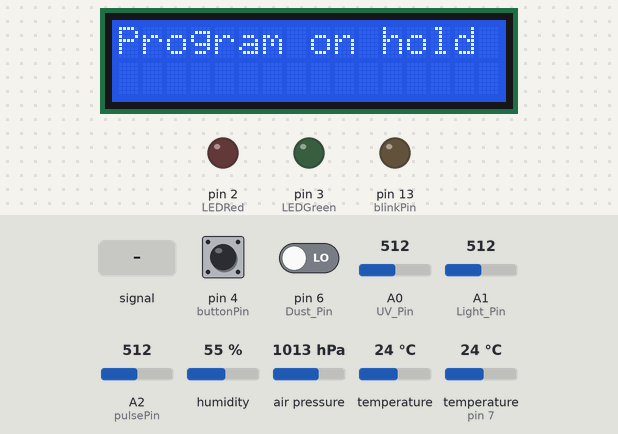
Bench run of a sketch on a simulated Arduino Uno, built with avr-gcc and run on an emulated ATmega328P. On the bench: 16×2 character LCD, output pins drawn as LEDs (lit = HIGH). Inputs (shaded band) come from the test bench; at power-on: pin 4 (buttonPin) HIGH, pin 6 (Dust_Pin) LOW, air pressure 1013 hPa, humidity 55 %, A0 (UV_Pin) = 512, A1 (Light_Pin) = 512, A2 (pulsePin) = 512, temperature 24 °C, temperature (sensor on pin 7) 24 °C. The modem accepts every AT command (registered, SIM ready, sends succeed) and sends nothing else; what the sketch prints to the serial monitor is not drawn.

Above: at 14.2 s.
14.3 s: pin 4 (buttonPin) pulled LOW for 1 s
At 15.6 s:
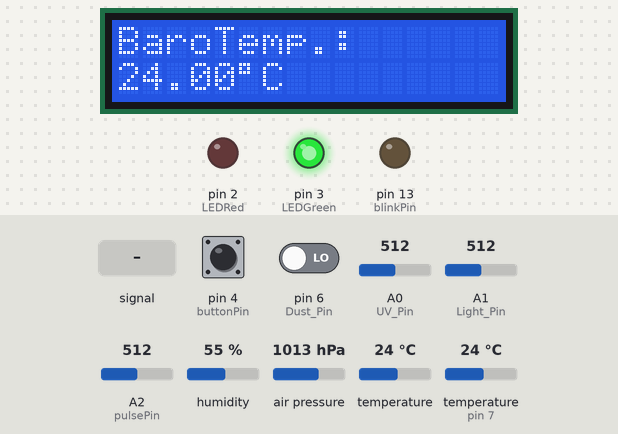
19.2 s: A2 (pulsePin) fed a 200 Hz sine of ±81 counts around its level
At 21.0 s:
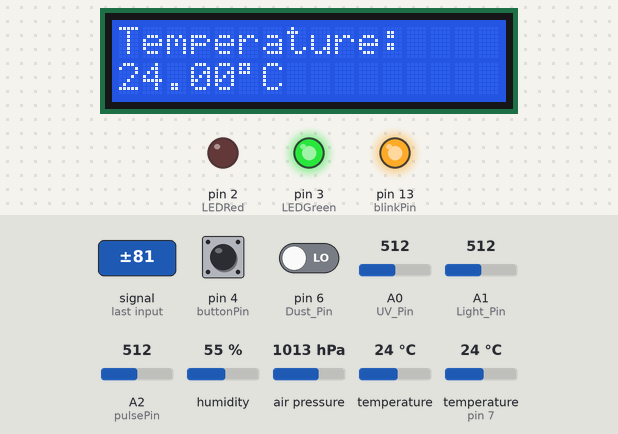
23.1 s: A2 (pulsePin) fed a 2 Hz sine of ±306 counts around its level
At 26.3 s:
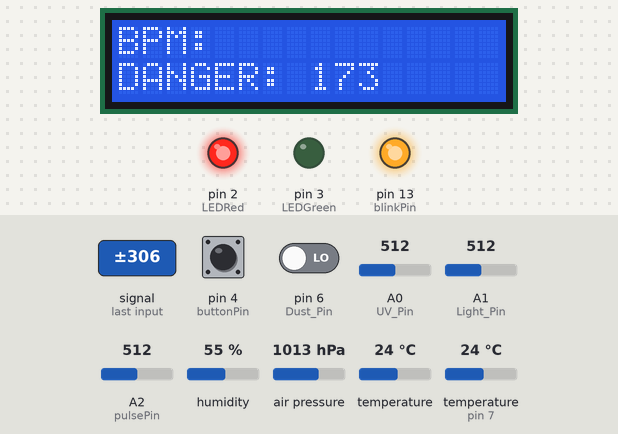
27.0 s: pin 4 (buttonPin) driven LOW and pin 6 (Dust_Pin) driven HIGH
30.9 s: air pressure set to 952 hPa
At 33.4 s:
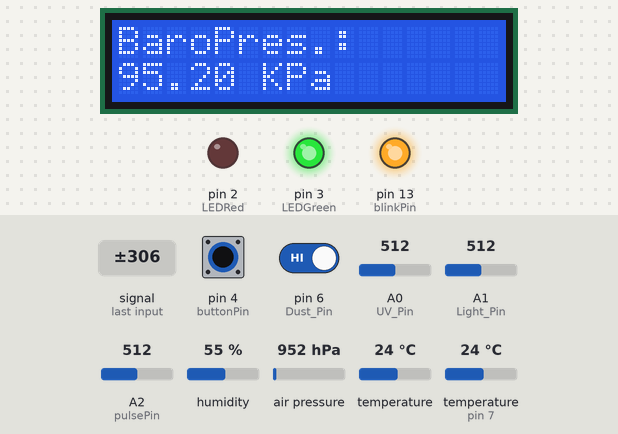
34.8 s: humidity set to 68 %
At 36.4 s:
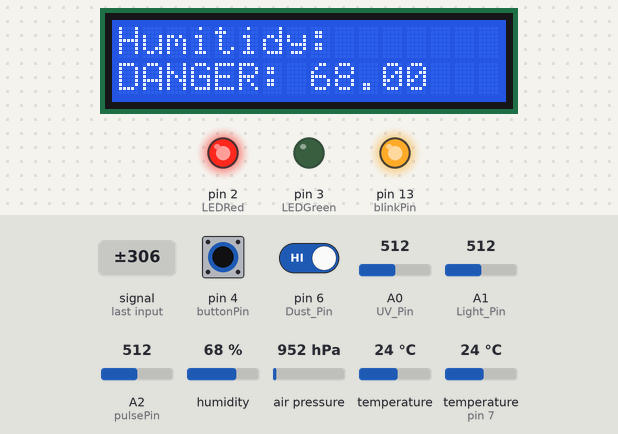
Timing chart, 0 to 39.1 s (numbered marks = the images above; inputs shaded):
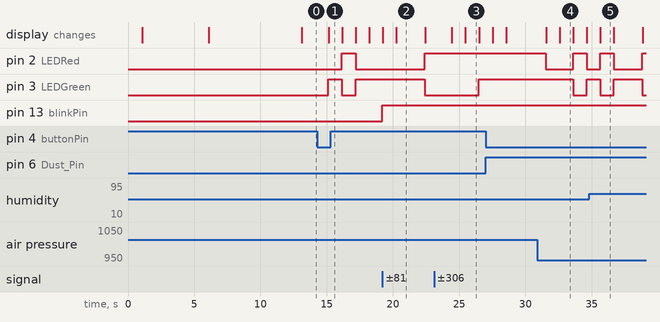

The sketch:

Lab1.ino
```cpp
#include <LiquidCrystal_PCF8574.h>
#include <SoftwareSerial.h>
SoftwareSerial esp8266(9,10);
#include <LiquidCrystal.h>
#include <stdlib.h>
#include <Adafruit_Sensor.h>
#include <Adafruit_BMP280.h>
#include <DHT.h>

//definitions
#define DHTPIN 7     // what pin we're connected to
#define DHTTYPE DHT22   // DHT 22  (AM2302)
#define SSID "Campos"     // "SSID-WiFiname"
#define PASS "e9YYWWaF2u41LlIrarmKh"       // "password"
#define IP "184.106.153.149";// thingspeak.com

//sensors and devices
DHT dht(DHTPIN, DHTTYPE); //// Initialize DHT sensor for normal 16mhz Arduino
LiquidCrystal_PCF8574 lcd(0x27);
Adafruit_BMP280 bmp; // I2C

//variables
String msg = "GET /update?api_key=E3LOUGETJN19RSI4"; //change it with your api key like "GET /update?key=Your Api Key"
int switchState = 0;
int light;
int Light_Pin = A1;
int UV_Pin = A0;
int Dust_Pin = 6;
int chk;
int wait_time = 1000;
int pulsePin = A2;
int blinkPin = 13;
int buttonPin = 4;

int LEDRed = 2;
int LEDGreen = 3;
boolean connection = false;

unsigned long duration;
unsigned long starttime;
unsigned long sampletime_ms = 2000;
unsigned long lowpulseoccupancy = 0;

float ratio = 0;
float concentration = 0;
float hum;  //Stores humidity value
float temp; //Stores temperature value
float Vsig;

double b_temp;
double b_pres;
double b_alt;
int L_data;
double dht_hum;
double dht_temp;
int uv_data;
double dust_data;

// Volatile Variables, used in the interrupt service routine!
volatile int BPM;                   // int that holds raw Analog in 0. updated every 2mS
volatile int Signal;                // holds the incoming raw data
volatile int IBI = 600;             // int that holds the time interval between beats! Must be seeded!
volatile boolean Pulse = false;     // "True" when heartbeat is detected. "False" when not a "live beat".
volatile boolean QS = false;        // becomes true when Arduino finds a beat.

// Regards Serial OutPut  -- Set This Up to your needs
static boolean serialVisual = true;   // Set to 'false' by Default.  Re-set to 'true' to see Arduino Serial Monitor ASCII Visual Pulse
volatile int rate[10];                    // array to hold last ten IBI values
volatile unsigned long sampleCounter = 0;          // used to determine pulse timing
volatile unsigned long lastBeatTime = 0;           // used to find IBI
volatile int P =512;                      // used to find peak in pulse wave, seeded
volatile int T = 512;                     // used to find trough in pulse wave, seeded
volatile int thresh = 525;                // used to find instant moment of heart beat, seeded
volatile int amp = 100;                   // used to hold amplitude of pulse waveform, seeded
volatile boolean firstBeat = true;        // used to seed rate array so we startup with reasonable BPM
volatile boolean secondBeat = false;      // used to seed rate array so we startup with reasonable BPM

void setup() {
  //Analog Pins
  pinMode(Light_Pin,INPUT);
  //digital pins
  pinMode(Dust_Pin,INPUT);
  pinMode(buttonPin, INPUT);
  pinMode(blinkPin, OUTPUT);
  pinMode(LEDRed, OUTPUT);
  pinMode(LEDGreen, OUTPUT);

  lcd.setBacklight(255); //clear lcd
  lcd.begin(16, 2);
  lcd.print("Welcome!");
  delay(1000);
   // start serials
  Serial.begin(115200);
  esp8266.begin(115200);
  lcd.clear();
  esp8266.println("AT");
  //setup wifi
  delay(5000);
  lcd.print("Setting up...");
  if(esp8266.find("OK")){
    Serial.print("Connecting wifi");
    connectWiFi();
  }
  dht.begin();
  if (!bmp.begin()) {
    Serial.println(F("Could not find a valid BMP280 sensor, check wiring!"));
    while (1);
  }

  interruptSetup();
}

void loop() {
  switchState = digitalRead(buttonPin);
  if(switchState == LOW){
    //start heart beatsensor
    start:
    b_temp = Get_Baro(0);
    //check values and respond
    if (b_temp > 32){
      digitalWrite(LEDRed, HIGH); //Red Light
      digitalWrite(LEDGreen, LOW);
      print_Data("BaroTemp.:", "DANGER: " + String(b_temp) + (char)223+"C");
    }
    else{
      digitalWrite(LEDGreen, HIGH); //Green Light
      digitalWrite(LEDRed, LOW);
      print_Data("BaroTemp.:", String(b_temp) + (char)223+"C");
    }

    b_pres = Get_Baro(1);
    if (b_pres > 100){
      digitalWrite(LEDRed, HIGH); //Red Light
      digitalWrite(LEDGreen, LOW);
      print_Data("BaroPres.:", "DANGER: "+String(b_pres) + " KPa");
    }
    else{
      digitalWrite(LEDGreen, HIGH); //Green Light
      digitalWrite(LEDRed, LOW);
      print_Data("BaroPres.:", String(b_pres) + " KPa");
    }


    b_alt = Get_Baro(2);
    if (b_alt > 200){
      digitalWrite(LEDRed, HIGH); //Red Light
      digitalWrite(LEDGreen, LOW);
      print_Data("BaroAlt.:", "DANGER: "+String(b_alt) + " m");
    }
    else{
      digitalWrite(LEDGreen, HIGH); //Green Light
      digitalWrite(LEDRed, LOW);
      print_Data("BaroAlt.:", String(b_alt) + " m");
    }

    //display light sensor
    L_data = Get_Light();
    if (L_data > 800){
      digitalWrite(LEDRed, HIGH); //Red Light
      digitalWrite(LEDGreen, LOW);
      print_Data("Light:", "DANGER: "+String(L_data));
    }
    else{
      digitalWrite(LEDGreen, HIGH); //Green Light
      digitalWrite(LEDRed, LOW);
      print_Data("Light:", String(L_data));
    }


    //display DHT sensor
    dht_hum = Get_Hum(0);
    if (dht_hum > 60) {
      digitalWrite(LEDRed, HIGH); //Red Light
      digitalWrite(LEDGreen, LOW);
      print_Data("Humitidy:" , "DANGER: "+String(dht_hum));
    }
    else{
      digitalWrite(LEDGreen, HIGH); //Green Light
      digitalWrite(LEDRed, LOW);
      print_Data("Humitidy:" , String(dht_hum));
    }

    dht_temp = Get_Hum(1);
    if (dht_temp > 32) {
      digitalWrite(LEDRed, HIGH); //Red Light
      digitalWrite(LEDGreen, LOW);
      print_Data("Temperature:" , "DANGER: "+String(dht_temp)  +(char)223+ "C");
    }
    else{
      digitalWrite(LEDGreen, HIGH); //Green Light
      digitalWrite(LEDRed, LOW);
      print_Data("Temperature:" , String(dht_temp)  +(char)223+ "C");
    }


    //Display UV sensor
    uv_data = Get_UV();
    if (uv_data > 11) {
      digitalWrite(LEDRed, HIGH); //Red Light
      digitalWrite(LEDGreen, LOW);
      print_Data("UV Index:" , "DANGER: 11+");
    }
    else{
      digitalWrite(LEDGreen, HIGH); //Green Light
      digitalWrite(LEDRed, LOW);
      print_Data("UV Index:" , String(uv_data));
    }

    //dust sensor
    dust_data = Get_Dust();
    if (dust_data > 50) {
      digitalWrite(LEDRed, HIGH); //Red Light
      digitalWrite(LEDGreen, LOW);
      print_Data("Dust:", "DANGER: "+String(dust_data)+" pcs/cf");
    }
    else{
      digitalWrite(LEDGreen, HIGH); //Green Light
      digitalWrite(LEDRed, LOW);
      print_Data("Dust:", String(dust_data)+" pcs/cf");
    }

    //heartbeat sensor
    if (BPM > 100){
      digitalWrite(LEDRed, HIGH); //Red Light
      digitalWrite(LEDGreen, LOW);
      print_Data("BPM:", "DANGER: "+String(BPM));
    }
    else {
      digitalWrite(LEDGreen, HIGH); //Green Light
      digitalWrite(LEDRed, LOW);
      print_Data("BPM:", String(BPM));
      }


    digitalWrite(LEDGreen, HIGH);
    digitalWrite(LEDRed, HIGH);

    lcd.clear();
    lcd.print("Setting up data...");
    String sending_data = "&field1=" + String(b_temp)
    + "&field2="+ String(b_pres)
    + "&field3=" + String(b_alt)
    + "&field4=" + L_data
    + "&field5=" + String(dht_hum)
    + "&field6=" + String(uv_data)
    + "&field7=" + String(dust_data)
    + "&field8=" + BPM
;

    lcd.clear();
    lcd.print("Sending data");
    send_data(sending_data);

  }
  else {
    lcd.clear();
    lcd.print("Program on hold");
    delay(1000);

  }
}

void send_data(String data_to_send){
  Serial.println("Data to send: " + data_to_send);
  String cmd = "AT+CIPSTART=\"TCP\",\"";
  cmd += IP;
  cmd += "\",80";
  Serial.println(cmd);
  esp8266.println(cmd);
  lcd.print(".");
  delay(1000);
  lcd.print(".");
  if(esp8266.find("Error")){
    lcd.print("E");
    return;
  }
  cmd = msg ;
  cmd += data_to_send;

  //  send
  cmd += "\r\n";
  Serial.print("AT+CIPSEND=");
  esp8266.print("AT+CIPSEND=");
  Serial.println(cmd.length());
  esp8266.println(cmd.length());

  lcd.print(".");
  if(esp8266.find(">")){
    Serial.print(cmd);
    esp8266.print(cmd);
    lcd.print("G");
  }
  else{
   Serial.println("AT+CIPCLOSE");
   esp8266.println("AT+CIPCLOSE");
    //Resend...
    lcd.print("C");
  }
  delay(3000);
}

boolean connectWiFi(){
  Serial.println("AT+CWMODE=1");
  esp8266.println("AT+CWMODE=1");
  delay(2000);
  String cmd="AT+CWJAP=\"";
  cmd+=SSID;
  cmd+="\",\"";
  cmd+=PASS;
  cmd+="\"";
  Serial.println(cmd);
  esp8266.println(cmd);
  delay(5000);
  if(esp8266.find("OK")){
    Serial.println("OK");
    return true;
  }else{
    return false;
  }

}
void print_Data(String line1, String line2){
  lcd.clear();
  if(line1.length() > 16){
    lcd.print("string too long");
    delay(wait_time);
    return;
  }
  lcd.print(line1);
  lcd.setCursor(0,1);
  lcd.print(line2);
  delay(wait_time);
}

double Get_Baro(int sensor_mode) {
  if(sensor_mode == 0){
    int temp1 = round(bmp.readTemperature());
    return(temp1);
  }
  else if(sensor_mode == 1){
    return(0.001*round(bmp.readPressure()));
  }
  else if(sensor_mode == 2){
    return(round(bmp.readAltitude(1013.25)));
  }
  else{
    return(NULL);
  }
}

int Get_Light() {
  light = analogRead(Light_Pin);
  return(light);
}

double Get_Hum(int mode) {
  if(mode == 0){
    hum = dht.readHumidity();
    return(hum);
  }
  else if(mode == 1){
    temp= dht.readTemperature();
    return(temp);
  }
  else{return (NULL);}
}

int Get_UV()
{
  int sensorValue;
  long sum = 0;
  for(int i=0;i<1024;i++)
   {
    sensorValue=analogRead(UV_Pin);
    sum=sensorValue+sum;
    delay(1);
   }
   sum = sum >> 10;
   Vsig = sum*4980.0/1023.0; // Vsig is the value of voltage measured from the SIG pin of the Grove interface
   int data = 0;
   if (Vsig < 50) {
    data = 0;
    }
    if (Vsig > 50 && Vsig < 227) {
      data= 1;
    }
    else if (Vsig > 227 && Vsig < 318) {
      data= 2;
    }
    else if (Vsig > 318 && Vsig < 408) {
      data= 3;
    }
    else if (Vsig > 408 && Vsig < 503) {
      data= 4;
    }
    else if (Vsig > 503 && Vsig < 606) {
      data=5;
    }
    else if (Vsig > 606 && Vsig < 696) {
      data=6;
    }
    else if (Vsig > 696 && Vsig < 795) {
      data=7;
    }
    else if (Vsig > 795 && Vsig < 881) {
      data=8;
    }
    else if (Vsig > 881 && Vsig < 976) {
      data=9;
    }
    else if (Vsig > 976 && Vsig < 1079) {
      data=10;
    }
    else if (Vsig > 1079 && Vsig < 1170) {
      data=11;
    }
    else if (Vsig > 1170) {
      data=12;
    }
    return(data);
}
double Get_Dust(){
  duration = pulseIn(Dust_Pin, LOW);
  lowpulseoccupancy = lowpulseoccupancy+duration;
  if ((millis()-starttime) >= sampletime_ms) //if the sampel time = = 30s
  {
    ratio = lowpulseoccupancy/(sampletime_ms*10.0);
    concentration = 1.1*pow(ratio,3)-3.8*pow(ratio,2)+520*ratio+0.62;
    lowpulseoccupancy = 0;
    starttime = millis();
    return(concentration/0.01);
  }
}


void interruptSetup(){
  TCCR2A = 0x02;     // DISABLE PWM ON DIGITAL PINS 3 AND 11, AND GO INTO CTC MODE
  TCCR2B = 0x06;     // DON'T FORCE COMPARE, 256 PRESCALER
  OCR2A = 0X7C;      // SET THE TOP OF THE COUNT TO 124 FOR 500Hz SAMPLE RATE
  TIMSK2 = 0x02;     // ENABLE INTERRUPT ON MATCH BETWEEN TIMER2 AND OCR2A
  sei();             // MAKE SURE GLOBAL INTERRUPTS ARE ENABLED
}

ISR(TIMER2_COMPA_vect){                       // triggered when Timer2 counts to 124
  cli();                                      // disable interrupts while we do this
  Signal = analogRead(pulsePin);              // read the Pulse Sensor
  sampleCounter += 2;                         // keep track of the time in mS
  int N = sampleCounter - lastBeatTime;       // monitor the time since the last beat to avoid noise

    //  find the peak and trough of the pulse wave
  if(Signal < thresh && N > (IBI/5)*3){      // avoid dichrotic noise by waiting 3/5 of last IBI
    if (Signal < T){                         // T is the trough
      T = Signal;                            // keep track of lowest point in pulse wave
    }
  }

  if(Signal > thresh && Signal > P){        // thresh condition helps avoid noise
    P = Signal;                             // P is the peak
  }                                         // keep track of highest point in pulse wave

  //  NOW IT'S TIME TO LOOK FOR THE HEART BEAT
  // signal surges up in value every time there is a pulse
  if (N > 250){                                   // avoid high frequency noise
    if ( (Signal > thresh) && (Pulse == false) && (N > (IBI/5)*3) ){
      Pulse = true;                               // set the Pulse flag when there is a pulse
      digitalWrite(blinkPin,HIGH);                // turn on pin 13 LED
      IBI = sampleCounter - lastBeatTime;         // time between beats in mS
      lastBeatTime = sampleCounter;               // keep track of time for next pulse

      if(secondBeat){                        // if this is the second beat
        secondBeat = false;                  // clear secondBeat flag
        for(int i=0; i<=9; i++){             // seed the running total to get a realistic BPM at startup
          rate[i] = IBI;
        }
      }

      if(firstBeat){                         // if it's the first time beat is found
        firstBeat = false;                   // clear firstBeat flag
        secondBeat = true;                   // set the second beat flag
        sei();                               // enable interrupts again
        return;                              // IBI value is unreliable so discard it
      }
      word runningTotal = 0;                  // clear the runningTotal variable

      for(int i=0; i<=8; i++){                // shift data in the rate array
        rate[i] = rate[i+1];                  // and drop the oldest IBI value
        runningTotal += rate[i];              // add up the 9 oldest IBI values
      }

      rate[9] = IBI;                          // add the latest IBI to the rate array
      runningTotal += rate[9];                // add the latest IBI to runningTotal
      runningTotal /= 10;                     // average the last 10 IBI values
      BPM = 60000/runningTotal;               // how many beats can fit into a minute? that's BPM!
      QS = true;                              // set Quantified Self flag
      // QS FLAG IS NOT CLEARED INSIDE THIS ISR
    }
  }

  if (Signal < thresh && Pulse == true){   // when the values are going down, the beat is over
    //digitalWrite(blinkPin,LOW);            // turn off pin 13 LED
    Pulse = false;                         // reset the Pulse flag so we can do it again
    amp = P - T;                           // get amplitude of the pulse wave
    thresh = amp/2 + T;                    // set thresh at 50% of the amplitude
    P = thresh;                            // reset these for next time
    T = thresh;
  }

  if (N > 2500){                           // if 2.5 seconds go by without a beat
    thresh = 512;                          // set thresh default
    P = 512;                               // set P default
    T = 512;                               // set T default
    lastBeatTime = sampleCounter;          // bring the lastBeatTime up to date
    firstBeat = true;                      // set these to avoid noise
    secondBeat = false;                    // when we get the heartbeat back
  }

  sei();
  // enable interrupts when youre done!
}// end isr
```

Measured:
- after the input at 14.3 s, pin 2 (LEDRed): LOW → HIGH after 1.9 s, → LOW 1.0 s later; pin 3 (LEDGreen): LOW → HIGH after 0.83 s, → LOW 1.0 s later, → HIGH 1.0 s later; the display: changes after 0.85 s (image 1)
- after the input at 19.2 s, pin 13 (blinkPin): LOW → HIGH at once
- after the input at 30.9 s, the display: first differs from a run without the input after 1.7 s (image 4)
- after the input at 34.8 s, pin 2 (LEDRed): LOW → HIGH after 0.84 s instead of 4.0 s; pin 3 (LEDGreen): HIGH → LOW after 0.84 s instead of 4.0 s; the display: changes after 0.86 s (image 5)
- what the display in image 2 shows lasts 2.1 s, from 20.3 s to 22.4 s
- what the display in image 3 shows lasts 1.0 s, from 25.5 s to 26.5 s
